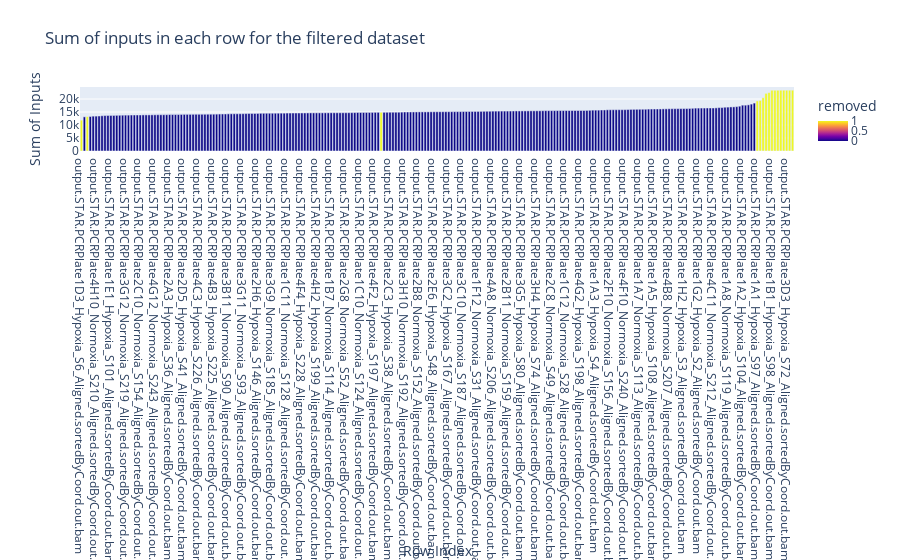

Notebook source saved alongside this figure:
### Code cell
# Compute the number of nonzero values in each row for the non-removed rows
rows_low_or_large_count = pd.DataFrame(((hcc_smartS_raw < 10) + (hcc_smartS_raw > 1000)).sum(axis=1))

rows_low_or_large_count["removed"] = rows_low_or_large_count.index.isin(removed_rows) * 1


import plotly.express as px
# Visualize with Plotly
fig = px.bar(rows_low_or_large_count.sort_values(by=0), title="Sum of inputs in each row for the filtered dataset", color="removed")
fig.update_layout(
    xaxis_title="Row Index",
yaxis_title="Sum of Inputs",
)
fig.show()

### Figure 1 — Plotly figure (JSON) as saved in the notebook; plotly's stock layout.template omitted (floating-point values rounded to 4 significant figures; data arrays with more than 128 entries replaced by an {"elided": "..."} marker saying what was removed)
{"data": [{"alignmentgroup": "True", "hovertemplate": "index=%{x}<br>value=%{y}<br>removed=%{marker.color}<extra></extra>", "legendgroup": "", "marker": {"color": {"elided": "243 int values"}, "coloraxis": "coloraxis", "pattern": {"shape": ""}}, "name": "", "offsetgroup": "", "orientation": "v", "showlegend": false, "textposition": "auto", "type": "bar", "x": {"elided": "243 str values"}, "xaxis": "x", "y": {"elided": "243 int values"}, "yaxis": "y"}], "layout": {"barmode": "relative", "coloraxis": {"colorbar": {"title": {"text": "removed"}}, "colorscale": [[0, "#0d0887"], [0.1111, "#46039f"], [0.2222, "#7201a8"], [0.3333, "#9c179e"], [0.4444, "#bd3786"], [0.5556, "#d8576b"], [0.6667, "#ed7953"], [0.7778, "#fb9f3a"], [0.8889, "#fdca26"], [1, "#f0f921"]]}, "legend": {"tracegroupgap": 0}, "title": {"text": "Sum of inputs in each row for the filtered dataset"}, "xaxis": {"anchor": "y", "domain": [0, 1], "title": {"text": "Row Index"}}, "yaxis": {"anchor": "x", "domain": [0, 1], "title": {"text": "Sum of Inputs"}}}}
